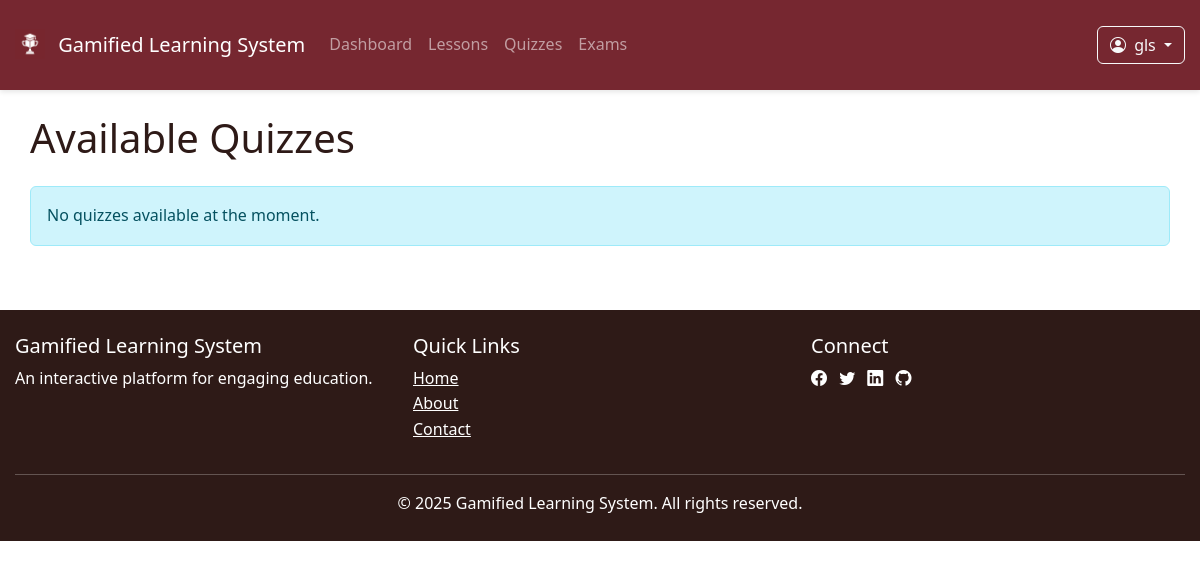
The page /quizzes/ (signed in) on the database as committed earlier.
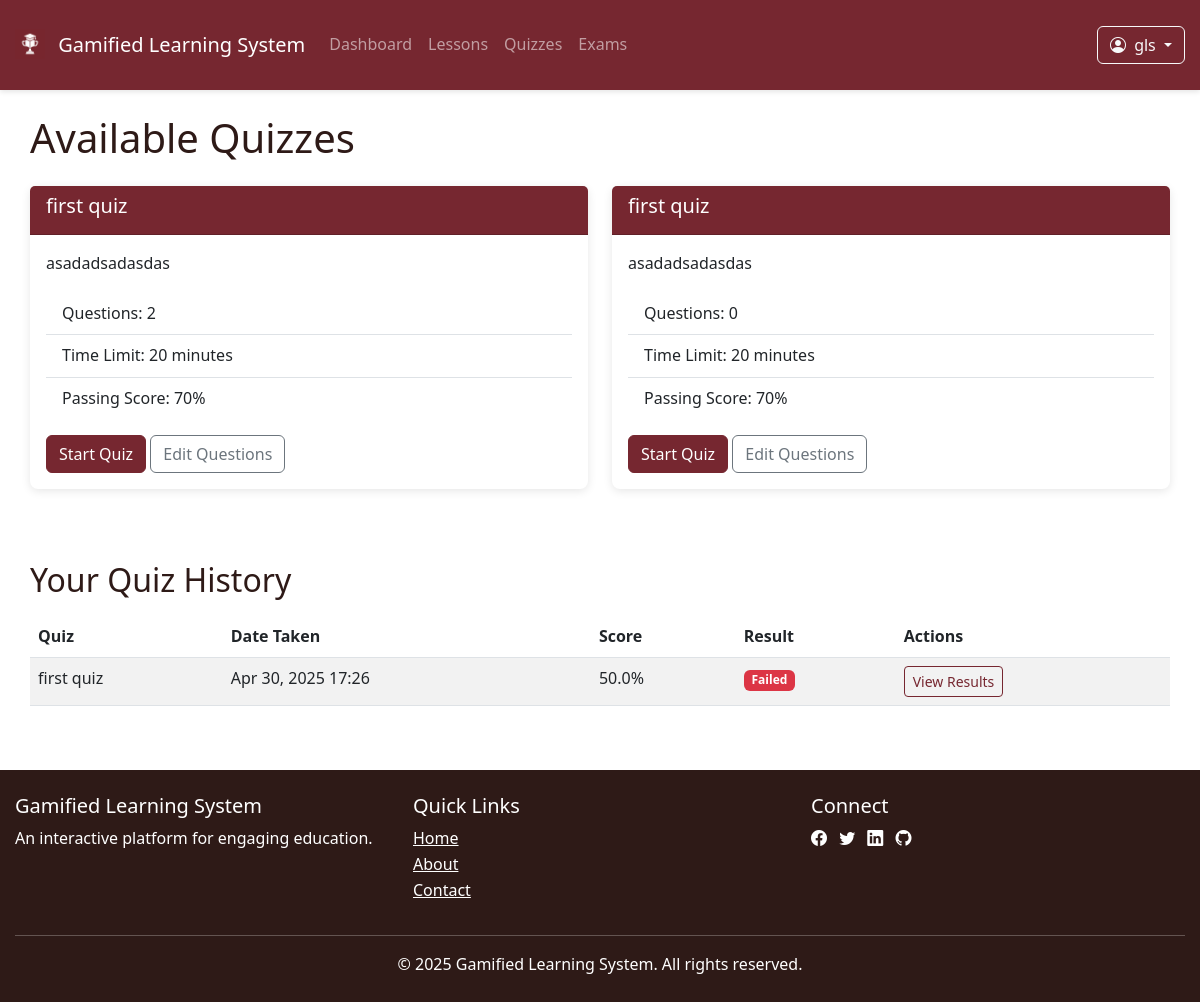
The same page on the database as committed later.
### quizzes/models.py (models this page shows, shortened)
class Quiz(models.Model):
    title = models.CharField(max_length=200)
    description = models.TextField(blank=True)
    created_by = models.ForeignKey(get_user_model(), on_delete=models.CASCADE)
    created_at = models.DateTimeField(auto_now_add=True)
    updated_at = models.DateTimeField(auto_now=True)
    time_limit = models.PositiveIntegerField(
        help_text="Time limit in minutes (0 for no limit)",
        default=0
    )
    passing_score = models.PositiveIntegerField(
        help_text="Percentage required to pass",
        default=70
    )
    is_active = models.BooleanField(default=True)
    shuffle_questions = models.BooleanField(default=False)
    show_correct_answers = models.BooleanField(
        help_text="Show correct answers after submission",
        default=True
    )
    class Meta:
        verbose_name_plural = "quizzes"
        ordering = ['-created_at']
    def question_count(self):
        return self.questions.count()

class QuizAttempt(models.Model):
    user = models.ForeignKey(get_user_model(), on_delete=models.CASCADE)
    quiz = models.ForeignKey(Quiz, on_delete=models.CASCADE)
    start_time = models.DateTimeField(auto_now_add=True)
    end_time = models.DateTimeField(null=True, blank=True)
    score = models.FloatField(null=True, blank=True)
    passed = models.BooleanField(default=False)
    completed = models.BooleanField(default=False)
    class Meta:
        ordering = ['-start_time']

### quizzes/views.py (the view)
# urls.py: path('', views.quiz_list, name='quiz_list'),
@login_required
def quiz_list(request):
    quizzes = Quiz.objects.filter(is_active=True)
    attempts = QuizAttempt.objects.filter(user=request.user).select_related('quiz')
    return render(request, 'quizzes/list.html', {
        'quizzes': quizzes,
        'attempts': attempts
    })

### quizzes/templates/quizzes/list.html (shortened to what this page needs)
{% extends 'base.html' %}
{% block content %}
<div class="container">
    <h1 class="mb-4">Available Quizzes</h1>
    {% if not quizzes.exists %}
        <div class="alert alert-info">No quizzes available at the moment.</div>
    {% else %}
        <div class="row">
            {% for quiz in quizzes %}
            <div class="col-md-6 mb-4">
                <div class="card quiz-card">
                    <div class="card-header bg-primary text-white">
                        <h5>{{ quiz.title }}</h5>
                    </div>
                    <div class="card-body">
                        <p>{{ quiz.description|truncatewords:20 }}</p>
                        <ul class="list-group list-group-flush mb-3">
                            <li class="list-group-item">Questions: {{ quiz.question_count }}</li>
                            {% if quiz.time_limit > 0 %}
                                <li class="list-group-item">Time Limit: {{ quiz.time_limit }} minutes</li>
                            {% endif %}
                            <li class="list-group-item">Passing Score: {{ quiz.passing_score }}%</li>
                        </ul>
                        <a href="{% url 'quizzes:take_quiz' quiz.id %}" class="btn btn-primary">Start Quiz</a>
                        {% if request.user.is_staff %}
                            <a href="{% url 'quizzes:add_quiz_questions' quiz.id %}" class="btn btn-outline-secondary">Edit Questions</a>
                        {% endif %}
                    </div>
                </div>
            </div>
            {% endfor %}
        </div>
    {% endif %}
    {% if attempts.exists %}
        <h2 class="mt-5 mb-3">Your Quiz History</h2>
        <div class="table-responsive">
            <table class="table table-striped">
                <thead>
                    <tr>
                        <th>Quiz</th>
                        <th>Date Taken</th>
                        <th>Score</th>
                        <th>Result</th>
                        <th>Actions</th>
                    </tr>
                </thead>
                <tbody>
                    {% for attempt in attempts %}
                    <tr>
                        <td>{{ attempt.quiz.title }}</td>
                        <td>{{ attempt.start_time|date:"M d, Y H:i" }}</td>
                        <td>{{ attempt.score|floatformat:1 }}%</td>
                        <td>
                            {% if attempt.passed %}
                                <span class="badge bg-success">Passed</span>
                            {% else %}
                                <span class="badge bg-danger">Failed</span>
                            {% endif %}
                        </td>
                        <td>
                            <a href="{% url 'quizzes:quiz_results' attempt.id %}" class="btn btn-sm btn-outline-primary">View Results</a>
                        </td>
                    </tr>
                    {% endfor %}
                </tbody>
            </table>
        </div>
    {% endif %}
</div>
{% endblock %}

Rows that differ between the two databases and show on the page:
added Quiz: title "first quiz", description "asadadsadasdas", question_count "2", time_limit "20", passing_score "70"
added Quiz: title "first quiz", description "asadadsadasdas", question_count "0", time_limit "20", passing_score "70"
added QuizAttempt: quiz "first quiz", start_time "Apr 30, 2025 17:26", score "50.0", passed "Failed"
Other text that changed with them:
text no longer shown: "No quizzes available at the moment."
text now shown: "Your Quiz History Quiz Date Taken Score Result Actions"
